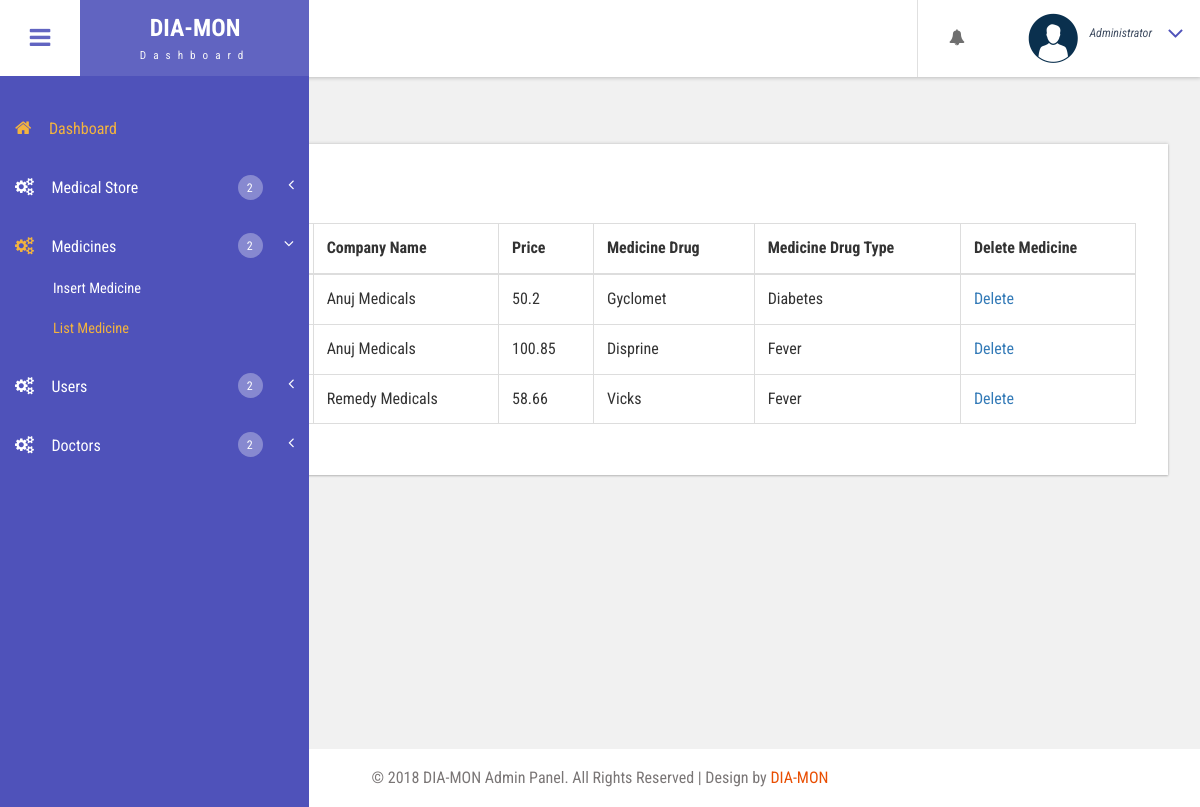
The app's page /medicine_list.php (signed in) with its own data.
### tables this page shows
CREATE TABLE IF NOT EXISTS `medicine_data` (
  `m_id` int(100) NOT NULL AUTO_INCREMENT,
  `m_name` varchar(100) NOT NULL,
  `m_company` varchar(100) NOT NULL,
  `m_price` double NOT NULL,
  `m_drug` varchar(100) NOT NULL,
  `m_drug_type` varchar(100) NOT NULL,
  `createdate` date NOT NULL,
  `modifydate` date NOT NULL,
  PRIMARY KEY (`m_id`)
);

### DB_Conn/function.php (called while the page is built, shortened)
<?php
include 'conn.php';
function medicine_list()
{
    global $conn;
    $sql = $conn->query(<<<SQL
SELECT * FROM medicine_data
SQL
    );
    return $sql;
}

### medicine_list.php (the view, shortened to what this page needs)
<!DOCTYPE HTML>
<html lang="en">
<head>
    <?php
    include_once 'header.php';
    include_once 'sidebar.php';
    include_once 'DB_Conn/function.php';
    ?>
    <link href="css/bootstrap.css" rel='stylesheet' type='text/css' />
    <link href="css/style.css" rel='stylesheet' type='text/css' />
    <link href="css/font-awesome.css" rel="stylesheet">
    <link href="css/animate.css" rel="stylesheet" type="text/css" media="all">
    <link href="css/custom.css" rel="stylesheet">
</head>
<body class="cbp-spmenu-push">
<div class="main-content">
    <div id="page-wrapper" style="min-height: 307px;">
        <div class="main-page">
            <div class="tables">
                <div class="bs-example widget-shadow" data-example-id="bordered-table">
                    <h4>List Of Medicines:</h4>
                    <table class="table table-bordered">
                        <thead>
                        <tr> <th>#</th><th>Medicine Name</th><th>Company Name</th> <th>Price</th> <th>Medicine Drug</th> <th>Medicine Drug Type</th><th>Delete Medicine</th></tr>
                        </thead>
                        <tbody>
                        <?php
                        $result = medicine_list();
                        $i=1;
                        if ($result->num_rows > 0) {
                            while ($row=$result->fetch_assoc()){
                                echo "<tr> <th scope='row'>$i</th> <td>".$row["m_name"]."</td><td>".$row["m_company"]."</td> <td>".$row["m_price"]."</td> <td>".$row["m_drug"]."</td><td>".$row["m_drug_type"]."</td><td><a href='delete_medicine.php?id=".$row['m_id']."'>Delete</a></td> </tr>";
                                $i++;
                            }
                        }else{
                            echo "No Record Found";
                        }
                        ?>
                        </tbody>
                    </table>
                    <a href="medicine_insert.php">Insert New Medicine</a>
                </div>
            </div>
        </div>
    </div>
</div>
<?php include_once 'footer.php'?>
</body>
</html>

### css/style.css (style rules this page uses)
h4, h5, h6, h1, h2, h3 { margin: 0; }
html, body { font-family: 'Roboto Condensed', sans-serif; font-size: 100%; overflow-x: hidden; background: #fff; }
body a { transition: 0.5s all ease; -webkit-transition: 0.5s all ease; -moz-transition: 0.5s all ease; -o-transition: 0.5s all ease; -ms-transition: 0.5s all ease; text-decoration:none; }
h1,h2,h3,h4,h5,h6 { margin:0; }
.main-content { position: relative; }
.cbp-spmenu-push { overflow-x: hidden; position: relative; }
.cbp-spmenu, .cbp-spmenu-push { -webkit-transition: all 0.3s ease; -moz-transition: all 0.3s ease; transition: all 0.3s ease; }
.cbp-spmenu-push div#page-wrapper { margin: 0 0 0 0.3em; transition:.5s all; -webkit-transition:.5s all; -moz-transition:.5s all; }
.widget-shadow { background-color: #fff; box-shadow: 0 -1px 3px rgba(0,0,0,.12),0 1px 2px rgba(0,0,0,.24); -webkit-box-shadow: 0 -1px 3px rgba(0,0,0,.12),0 1px 2px rgba(0,0,0,.24); -moz-box-shadow: 0 -1px 3px rgba(0,0,0,.12),0 1px 2px rgba(0,0,0,.24); }
.table > thead > tr > th, .table > tbody > tr > th, .table > tfoot > tr > th, .table > thead > tr > td, .table > tbody > tr > td, .table > tfoot > tr > td { border-top: none; }
.tables h4 { font-size: 1.4em; margin-bottom: 1em; color: #777777; }
.tables .panel-body ,.tables .bs-example { padding: 2em 2em 0.5em; }
.tables .table > thead > tr > th, .tables .table > tbody > tr > th, .tables .table > tfoot > tr > th, .tables .table > thead > tr > td, .tables .table > tbody > tr > td, .tables .table > tfoot > tr > td { padding: 13px; border-top: 1px solid #E0E0E0; }
.bs-example { margin-top: 2em; }

### css/custom.css (style rules this page uses)
#page-wrapper { padding:7em 2em 2.5em; background-color: #F1F1F1; }

### records on screen
medicine_data: m_company "Anuj Medicals", m_price "50.2", m_drug "Gyclomet", m_drug_type "Diabetes"
medicine_data: m_company "Anuj Medicals", m_price "100.85", m_drug "Disprine", m_drug_type "Fever"
medicine_data: m_company "Remedy Medicals", m_price "58.66", m_drug "Vicks", m_drug_type "Fever"
